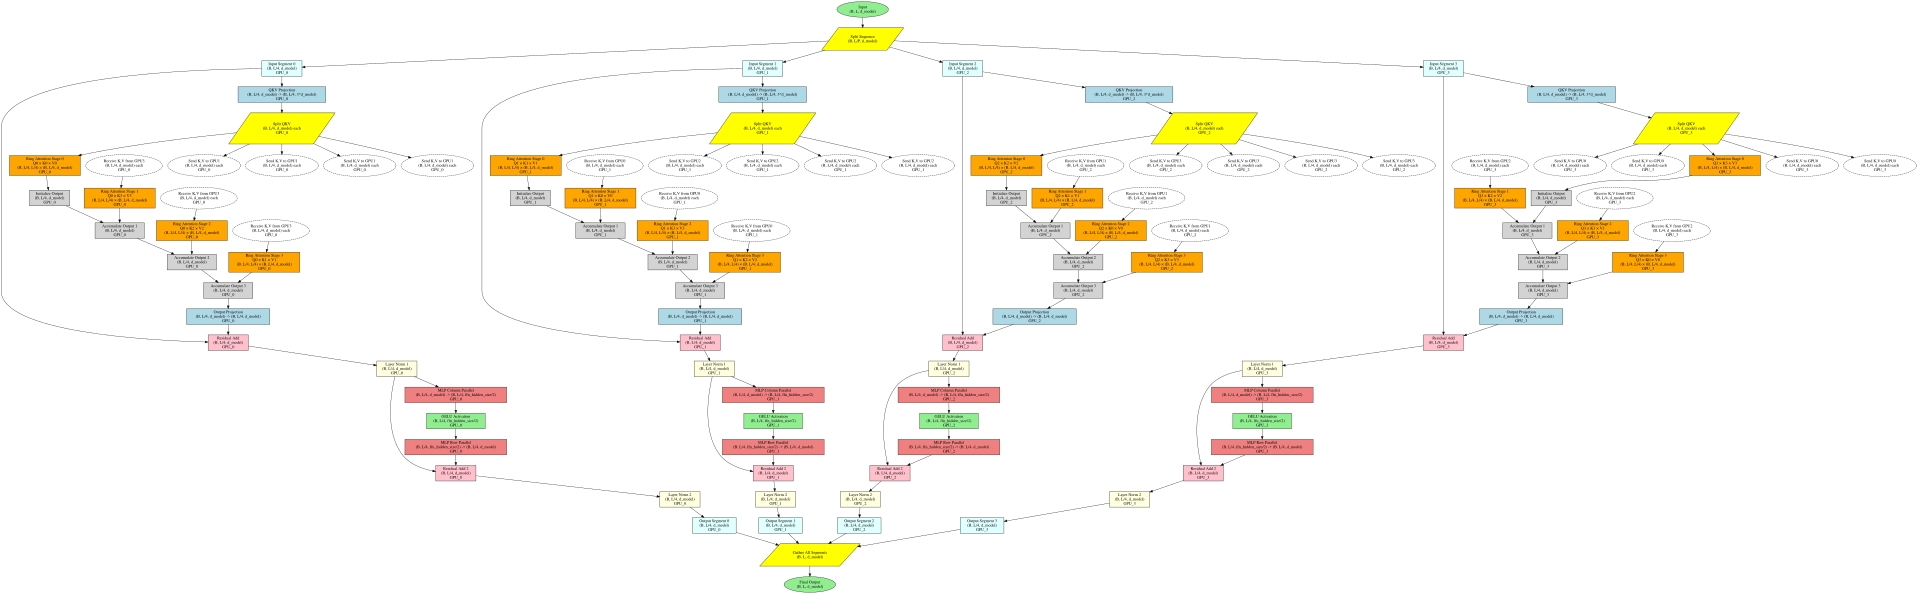

Reproduce this figure in Python.
import graphviz

# Create the DAG for Dense Transformer with Ring Attention + Sequence Parallelism
dot = graphviz.Digraph(comment='Dense Transformer - Ring Attention + Sequence Parallelism', format='svg')
dot.attr(rankdir='TB', size='20,20')

# Define node styles
dot.attr('node', shape='rectangle', style='filled', fillcolor='lightblue')
dot.attr('edge', fontsize='10')

# Define 4 GPUs for sequence parallelism and ring attention
P = 4

# Input layer - split across GPUs via sequence parallelism
dot.node('input_total', 'Input\n(B, L, d_model)', shape='ellipse', fillcolor='lightgreen')

# Split input across sequence dimension
dot.node('split', 'Split Sequence\n(B, L/P, d_model)', shape='parallelogram', fillcolor='yellow')
dot.edge('input_total', 'split')

# Each GPU processes its sequence segment
for p in range(P):
    gpu_id = f'GPU_{p}'
    
    # Input for this GPU
    dot.node(f'input_{p}', f'Input Segment {p}\n(B, L/{P}, d_model)\n{gpu_id}', fillcolor='lightcyan')
    dot.edge('split', f'input_{p}')
    
    # Layer 1: Q, K, V projections (parallel across GPUs)
    dot.node(f'qkv_proj_{p}', f'QKV Projection\n(B, L/{P}, d_model) -> (B, L/{P}, 3*d_model)\n{gpu_id}', fillcolor='lightblue')
    dot.edge(f'input_{p}', f'qkv_proj_{p}')
    
    # Split into Q, K, V
    dot.node(f'split_qkv_{p}', f'Split QKV\n(B, L/{P}, d_model) each\n{gpu_id}', shape='parallelogram', fillcolor='yellow')
    dot.edge(f'qkv_proj_{p}', f'split_qkv_{p}')
    
    # Ring Attention stages
    for stage in range(P):
        src_idx = (p - stage) % P
        
        # Compute attention with current K,V block
        dot.node(f'attn_stage_{p}_{stage}', 
                f'Ring Attention Stage {stage}\nQ{p} × K{src_idx} × V{src_idx}\n(B, L/{P}, L/{P}) × (B, L/{P}, d_model)\n{gpu_id}', 
                fillcolor='orange')
        
        if stage == 0:
            dot.edge(f'split_qkv_{p}', f'attn_stage_{p}_{stage}')
        else:
            # Receive K,V from previous stage
            prev_gpu = (p - 1) % P
            dot.node(f'recv_kv_{p}_{stage}', 
                    f'Receive K,V from GPU{prev_gpu}\n(B, L/{P}, d_model) each\n{gpu_id}', 
                    shape='ellipse', fillcolor='lightgreen', style='dashed')
            dot.edge(f'recv_kv_{p}_{stage}', f'attn_stage_{p}_{stage}')
        
        # Send K,V to next GPU
        next_gpu = (p + 1) % P
        dot.node(f'send_kv_{p}_{stage}', 
                f'Send K,V to GPU{next_gpu}\n(B, L/{P}, d_model) each\n{gpu_id}', 
                shape='ellipse', fillcolor='lightgreen', style='dashed')
        dot.edge(f'split_qkv_{p}', f'send_kv_{p}_{stage}')
        
        # Accumulate attention results
        if stage == 0:
            dot.node(f'accum_{p}_{stage}', f'Initialize Output\n(B, L/{P}, d_model)\n{gpu_id}', fillcolor='lightgray')
        else:
            dot.node(f'accum_{p}_{stage}', f'Accumulate Output {stage}\n(B, L/{P}, d_model)\n{gpu_id}', fillcolor='lightgray')
            dot.edge(f'accum_{p}_{stage-1}', f'accum_{p}_{stage}')
        
        dot.edge(f'attn_stage_{p}_{stage}', f'accum_{p}_{stage}')
    
    # Output projection after all ring stages
    dot.node(f'output_proj_{p}', f'Output Projection\n(B, L/{P}, d_model) -> (B, L/{P}, d_model)\n{gpu_id}', fillcolor='lightblue')
    dot.edge(f'accum_{p}_{P-1}', f'output_proj_{p}')
    
    # Residual connection
    dot.node(f'residual_{p}', f'Residual Add\n(B, L/{P}, d_model)\n{gpu_id}', fillcolor='pink')
    dot.edge(f'input_{p}', f'residual_{p}')
    dot.edge(f'output_proj_{p}', f'residual_{p}')
    
    # Layer Norm
    dot.node(f'ln1_{p}', f'Layer Norm 1\n(B, L/{P}, d_model)\n{gpu_id}', fillcolor='lightyellow')
    dot.edge(f'residual_{p}', f'ln1_{p}')
    
    # MLP - Column and Row parallel
    dot.node(f'mlp_col_{p}', f'MLP Column Parallel\n(B, L/{P}, d_model) -> (B, L/{P}, ffn_hidden_size/2)\n{gpu_id}', fillcolor='lightcoral')
    dot.edge(f'ln1_{p}', f'mlp_col_{p}')
    
    dot.node(f'mlp_activation_{p}', f'GELU Activation\n(B, L/{P}, ffn_hidden_size/2)\n{gpu_id}', fillcolor='lightgreen')
    dot.edge(f'mlp_col_{p}', f'mlp_activation_{p}')
    
    dot.node(f'mlp_row_{p}', f'MLP Row Parallel\n(B, L/{P}, ffn_hidden_size/2) -> (B, L/{P}, d_model)\n{gpu_id}', fillcolor='lightcoral')
    dot.edge(f'mlp_activation_{p}', f'mlp_row_{p}')
    
    # Second residual connection
    dot.node(f'residual2_{p}', f'Residual Add 2\n(B, L/{P}, d_model)\n{gpu_id}', fillcolor='pink')
    dot.edge(f'ln1_{p}', f'residual2_{p}')
    dot.edge(f'mlp_row_{p}', f'residual2_{p}')
    
    # Layer Norm 2
    dot.node(f'ln2_{p}', f'Layer Norm 2\n(B, L/{P}, d_model)\n{gpu_id}', fillcolor='lightyellow')
    dot.edge(f'residual2_{p}', f'ln2_{p}')
    
    # Output for this GPU
    dot.node(f'output_seg_{p}', f'Output Segment {p}\n(B, L/{P}, d_model)\n{gpu_id}', fillcolor='lightcyan')
    dot.edge(f'ln2_{p}', f'output_seg_{p}')

# Gather all segments back together
dot.node('gather', 'Gather All Segments\n(B, L, d_model)', shape='parallelogram', fillcolor='yellow')
for p in range(P):
    dot.edge(f'output_seg_{p}', 'gather')

# Final output
dot.node('output_total', 'Final Output\n(B, L, d_model)', shape='ellipse', fillcolor='lightgreen')
dot.edge('gather', 'output_total')

# Save the DAG
dot.render('/home/wzc/data/file-share/submission/dense_transformer_dag', format='svg', cleanup=False)
print("Dense Transformer DAG saved to /home/wzc/data/file-share/submission/dense_transformer_dag.svg")
